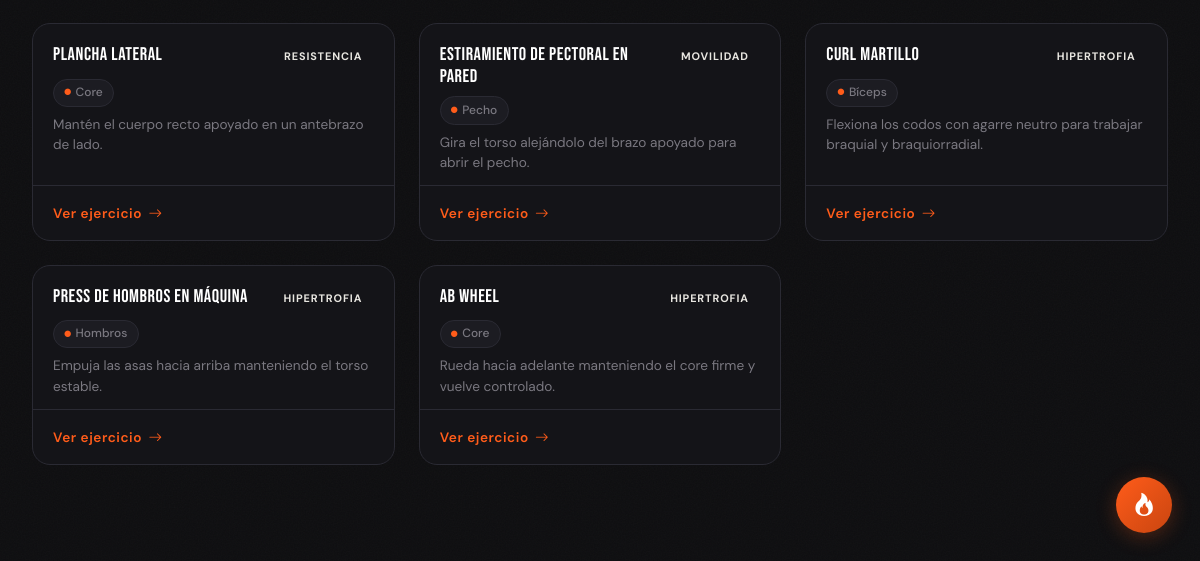
Before: /ejercicios/ (lower part) with the older database file.
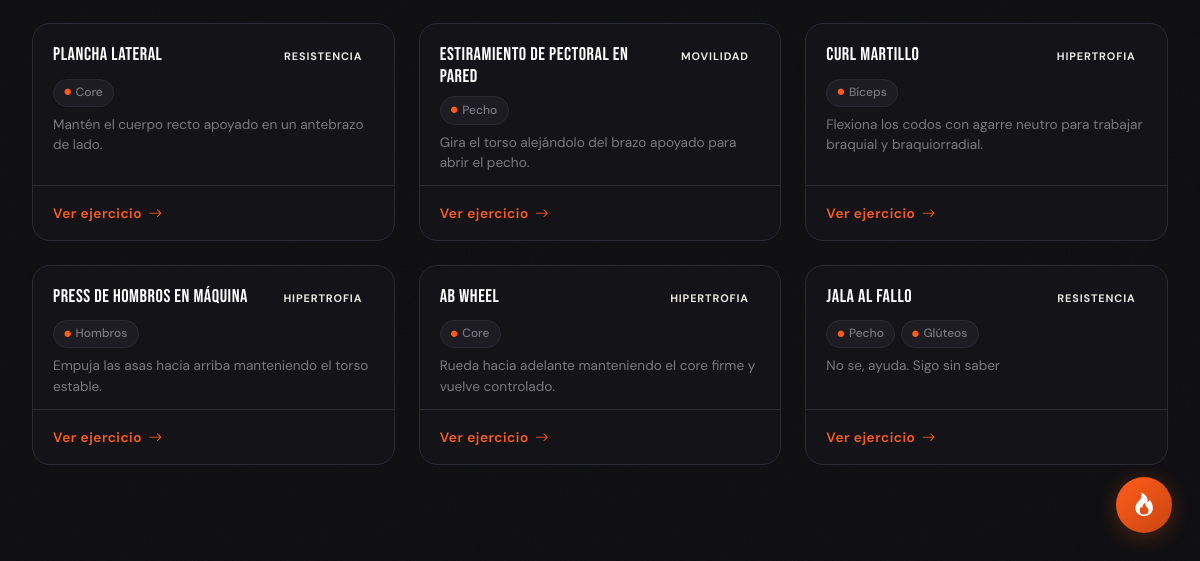
After: the same page with the newer database file.
### ejercicios/models.py (models this page shows, shortened)
class Ejercicio(models.Model):
    nombre = models.CharField(max_length=100)
    autor = models.ForeignKey(
        settings.AUTH_USER_MODEL,
        on_delete=models.SET_NULL,
        null=True,
        related_name="ejercicios_creados"
    )
    tipo_ejercicio = models.ForeignKey(
        TipoEjercicio,
        on_delete=models.SET_NULL,
        null=True,
        related_name="ejercicios"
    )
    grupo_muscular = models.ManyToManyField(
        GrupoMuscular,
        related_name="ejercicios"
    )
    descripcion = models.TextField(blank=True)
    likes = GenericRelation(Like)
    video = models.FileField(
        upload_to="ejercicios/",
        blank=True,
        null=True,
        default="ejercicios/ejemplo.mp4"
    )

class TipoEjercicio(models.Model):  # hipertrofia, fuerza, resistencia, etc.
    nombre = models.CharField(max_length=100)

class GrupoMuscular(models.Model):  # pecho, espalda, piernas, etc.
    nombre = models.CharField(max_length=100)

### ejercicios/views.py (the view)
# urls.py: path('', EjercicioListView.as_view(), name='lista'),
class EjercicioListView(ListView):
    model = Ejercicio
    template_name = "ejercicios/ejec_lista.html"
    context_object_name = "ejercicios"
    def get(self, request, *args, **kwargs):
        request.session.pop('volver_a', None)
        return super().get(request, *args, **kwargs)
    def get_queryset(self):
        ejercicios = (
            Ejercicio.objects
            .select_related('tipo_ejercicio', 'autor')
            .prefetch_related('grupo_muscular')
        )
        q = self.request.GET.get("q")
        tipo = self.request.GET.get("tipo")
        grupo = self.request.GET.get("grupo")
        if q:
            ejercicios = ejercicios.filter(nombre__icontains=q)
        if tipo:
            ejercicios = ejercicios.filter(tipo_ejercicio__nombre=tipo)
        if grupo:
            ejercicios = ejercicios.filter(grupo_muscular__nombre=grupo)
        orden = self.request.GET.get("orden")
        if orden == "nombre_asc":
            ejercicios = ejercicios.order_by("nombre")
        elif orden == "nombre_desc":
            ejercicios = ejercicios.order_by("-nombre")
        elif orden == "tipo_asc":
            ejercicios = ejercicios.order_by("tipo_ejercicio__nombre")
        elif orden == "tipo_desc":
            ejercicios = ejercicios.order_by("-tipo_ejercicio__nombre")
        elif orden == "grupo_asc":
            ejercicios = ejercicios.order_by("grupo_muscular__nombre")
        elif orden == "grupo_desc":
            ejercicios = ejercicios.order_by("-grupo_muscular__nombre")
        return ejercicios

### templates/ejercicios/ejec_lista.html (shortened to what this page needs)
{% extends "base.html" %}
{% block content %}
{% if ejercicios %}
  <div class="row row-cols-1 row-cols-md-2 row-cols-lg-3 g-4">
    {% for ejercicio in ejercicios %}
      <div class="col">
        <div class="recipe-card exercise-card h-100">
          <div class="recipe-card__body">
            <div class="d-flex align-items-start justify-content-between gap-2 mb-2">
              <div class="d-flex align-items-center gap-2">
                  <h5 class="recipe-card__title">{{ ejercicio.nombre }}</h5>
              </div>
              {% if ejercicio.tipo_ejercicio %}
                <span class="exercise-type-badge exercise-type-badge--{{ ejercicio.tipo_ejercicio.nombre }}">
                  {{ ejercicio.tipo_ejercicio.nombre }}
                </span>
              {% endif %}
            </div>
            {% if ejercicio.grupo_muscular.all %}
              <div class="exercise-muscles">
                {% for grupo in ejercicio.grupo_muscular.all %}
                  <span class="muscle-tag">
                    <i class="bi bi-circle-fill"></i>{{ grupo.nombre }}
                  </span>
                {% endfor %}
              </div>
            {% endif %}
            {% if ejercicio.descripcion %}
              <p class="recipe-card__desc mt-2">{{ ejercicio.descripcion|truncatewords:15 }}</p>
            {% endif %}
          </div>
          <div class="recipe-card__footer">
            <a href="{% url 'ejercicios:detalle' ejercicio.pk %}" class="recipe-card__link">
              Ver ejercicio <i class="bi bi-arrow-right"></i>
            </a>
          </div>
        </div>
      </div>
    {% endfor %}
  </div>
{% endif %}
{% endblock %}

Changed rows visible on the page:
added Ejercicio: nombre "Jala al fallo", tipo_ejercicio.nombre "RESISTENCIA", descripcion "No se, ayuda. Sigo sin saber", GrupoMuscular (nombre "Pecho")
now on this page (row unchanged): GrupoMuscular: nombre "Glúteos", shown under "Jala al fallo"
